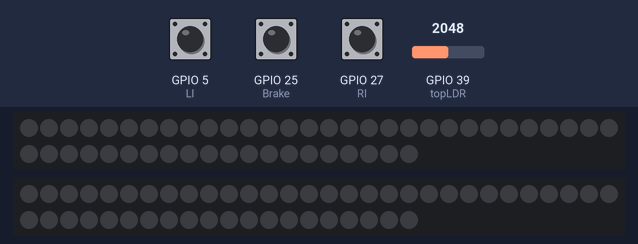
The sketch below on a simulated ESP32. Shown: 2 × 50 RGB LEDs in strip order, left to right, continuing on the next row. Inputs (shaded band) come from the test bench; at power-on: GPIO 5 (LI) HIGH, GPIO 39 (topLDR) = 2048, GPIO 25 (Brake) HIGH, GPIO 27 (RI) HIGH. Dim RGB values are drawn brighter than linear; WiFi joins after 1.5 s; servers stay silent unless stated.

Above: at 3.0 s.
3.1 s: GPIO 5 (LI) pulled LOW for 0.15 s
At 3.66 s:
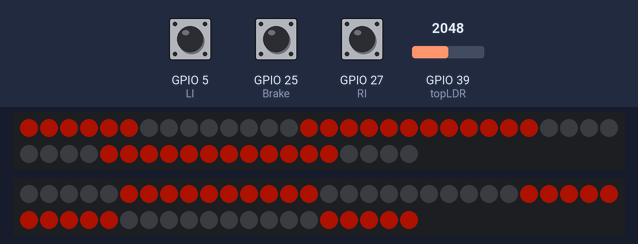
6.1 s: GPIO 39 (topLDR) set to 110
9.1 s: GPIO 39 (topLDR) set to 90
At 9.98 s:
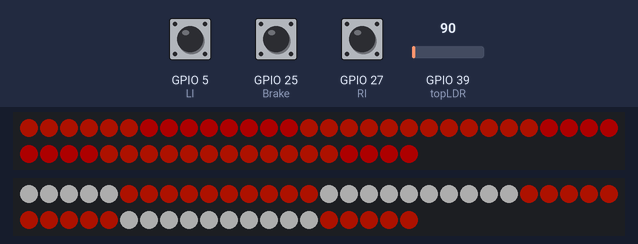
12.1 s: GPIO 5 (LI) pulled LOW for 1 s
At 13.1 s:
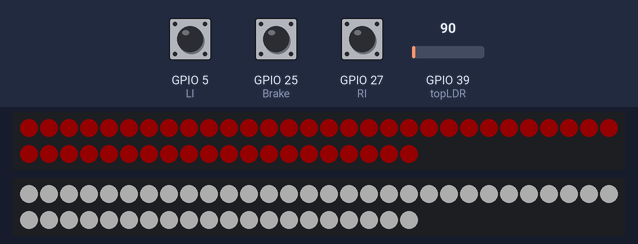
14.6 s: GPIO 39 (topLDR) set to 491
17.6 s: GPIO 25 (Brake) pulled LOW for 3.2 s
At 20.5 s:
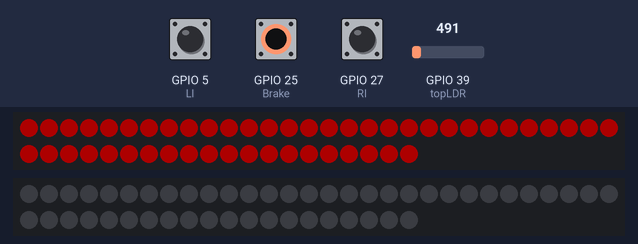
Timing chart, 0 to 22.0 s (numbered marks = the images above; inputs shaded):
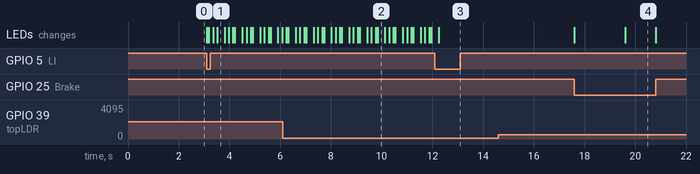

Measured:
- the behaviour switches between 101 and 100 on GPIO 39 (topLDR) (found by bisection; images 1 and 2)
- after the input at 3.1 s, the LEDs: first change at once (image 1 shows a later state)
- after the input at 9.1 s, the LEDs: first differ from a run without the input after 0.33 s (image 2 shows a later state)
- after the input at 12.1 s, the LEDs: change after 0.14 s (image 3)
- after the input at 14.6 s, every drawn part: stays the same
- after the input at 17.6 s, the LEDs: first change at once (image 4 shows a later state)

The sketch:

imPulseMain.ino
```cpp
/*  This program will manage all your bike sub-systems...bECU!
 *  Author: Javier Betancor
 *  Project: imPulse
 *  Version: 0.0.2 - 30/10/18
 *  Libraries/packages needed: FireBeetle driver, VCP driver for MAC, arduino-esp32,
 *    sudo easy_install pip, python -m pip install pyserial FastLED 3.2.1,
 *    Blynk 0.5.4, ESP_BLE_Arduino 0.4.16
 */

/*---------- LIBRARIES ----------*/

/*----- Smart Lighting System -----*/

//#define FASTLED_INTERRUPT_RETRY_COUNT 0 //Just in case -- Ref: https://github.com/FastLED/FastLED/issues/306
#define FASTLED_ALLOW_INTERRUPTS 0 //Ref: https://github.com/FastLED/FastLED/issues/306
#include "FastLED.h"

/*----- Blynk -----*/

//#define BLYNK_PRINT Serial //Comment this out to disable prints and save space

#define BLYNK_USE_DIRECT_CONNECT

#include <BlynkSimpleEsp32_BLE.h>
#include <BLEDevice.h>
#include <BLEServer.h>


/*---------- PINS/VARIABLES DEFINITION ----------*/

/*----- Smart Lighting System -----*/

#define NUM_LEDS 50 //LEDs in your strip for both lights as they have the same number of LEDs
#define NUM_STRIPS 2 //No. of independent strips (Front Light + Rear Light = 2)
#define R_DATA_PIN 2// D9 (IO02) - Data pin for WS281B RGB LED type for rear light
#define F_DATA_PIN 13// D7 (IO13) - Data pin for WS281B RGB LED type for front light
CRGB Rleds[NUM_LEDS]; //Define the array of LEDs
CRGB Fleds[NUM_LEDS]; //Define the array of LEDs

portMUX_TYPE mux = portMUX_INITIALIZER_UNLOCKED;

const byte Brake = 25;//D2 (IO25) - Brake Pin
bool stateBrake = HIGH; //Brake Light boolbean state
bool stateBeam = HIGH; //Beam Light boolbean state
int ambLight = 0; //Initialize LDR varioable for analog readings
int LI = 5;// D8 (IO05) - Left Indicator Pin
int RI = 27;// D4 (IO27) - Right Indicator Pin
volatile int countL = 1; //Count for LI needs to be volatile
volatile int countR = 1; //Count for RI needs to be volatile
long delayTime = 0;

const byte topLDR = 39; // A1 (IO39) - Top LDR
//const byte rightLDR = 34 ; // A2 (IO34) - Rigth LDR
//const byte leftLDR = 36; // A0 (IO36) - Left LDR

/*----- DATA LOGGER -----*/
int sensorCurrent = 35; //A3 (IO35) for current sensor
int sensorVoltage = 15; //A4 (IO15) for voltage sensor
float conv = 0.0153;//(4141/4096)*(1/66); TUNE when PoweBank is connected. Low value because of the Diode (5-0.7) = 4.3V
int iter = 50; //Number of iterations
double sum = 0; //Number of total readings

/*----- Blynk -----*/
WidgetLED ledBrake(V4);//Brake light in Blynk
WidgetLED ledRightInd(V5);//Right indicator in Blynk
WidgetLED ledLeftInd(V6);//Left indicator in Blynk
WidgetLED ledBeam(V7);//Beam light in Blynk
float linearSpeed = 0;
char auth[] = "d5c5166f65a44eea86f942b742dc9935"; //Blynk App auth. token


/*---------- OTHER FUNCTIONS ----------*/

/*----- Smart Lighting System -----*/

// Left Indicator Pressed Interrupt Service Routine (ISR) for ESP32
// Ref: https://techtutorialsx.com/2017/09/30/esp32-arduino-external-interrupts/
void IRAM_ATTR LIP (){
  portENTER_CRITICAL_ISR(&mux);
  if (digitalRead (LI) == LOW){
    countL++;
  }
  portEXIT_CRITICAL_ISR(&mux);
}  // End of LIP

// Right Indicator Pressed ISR
void IRAM_ATTR RIP (){
  portENTER_CRITICAL_ISR(&mux);
  if (digitalRead (RI) == LOW){
    countR++;
  }
  portEXIT_CRITICAL_ISR(&mux);
}  // End of RIP

/*----- Blynk -----*/

BLYNK_WRITE(V1){ //Get linear speed from phone
  GpsParam gps(param);
  linearSpeed = gps.getSpeed();
}

BLYNK_READ(V2){ //Send linear speed to Blynk
  Blynk.virtualWrite(V2, linearSpeed);
}

BLYNK_READ(V3){ //Send power generated to Blynk

  float amps = (trueVoltage(sensorCurrent)-2.076)*conv;//2.161V measured with Vmeter across OUT and GND pins of the ACS71230A
  float volts = readSensor(sensorVoltage)/11.872; //Spreadsheed trend line
  float powGen = abs(volts/10*amps); // P = V*I [W] NEED CHANGES
  Blynk.virtualWrite(V3, powGen);
}


void setup (){

  /*----- Smart Lighting System -----*/

  FastLED.addLeds<WS2812B, R_DATA_PIN, GRB>(Rleds, NUM_LEDS); //Add rear LEDs to stripe 0
  FastLED.addLeds<WS2812B, F_DATA_PIN, GRB>(Fleds, NUM_LEDS); //Add front LEDs to stripe 1
  pinMode(LI, INPUT_PULLUP);
  pinMode(RI, INPUT_PULLUP);
  pinMode(Brake, INPUT_PULLUP);
  pinMode(topLDR, INPUT);
  //pinMode(rightLDR, INPUT);
  //pinMode(leftLDR, INPUT);
  attachInterrupt (digitalPinToInterrupt (LI), LIP, CHANGE); //LI interrupt
  attachInterrupt (digitalPinToInterrupt (RI), RIP, CHANGE); //RI interrupt
  //Serial.begin(9600);

  /*----- DATA LOGGER -----*/
  pinMode(sensorCurrent,INPUT);
  pinMode(sensorVoltage,INPUT);

  /*----- Blynk -----*/
  Blynk.setDeviceName("imPulse");
  Blynk.begin(auth);


  //Startup protocol? -- FUTURE RELEASE

}  // End of setup

void loop (){

  /*----- Smart Lighting System -----*/

  //Brake light condition does not depend on LDR values
  if (digitalRead(Brake) == LOW){

    brakeLight(50);
    stateBrake = LOW;

  } else if (digitalRead(Brake)== HIGH && stateBrake == LOW){

    brakeOff();
    stateBrake = HIGH;

  }

  ambLight = analogRead(topLDR);

  //Beam Light condition
  if (ambLight <= 100){

    headLightOn(50);
    brakeLight(20);
    stateBeam = LOW;
    delayTime = millis();

  } else if (ambLight > 100 && millis() - delayTime >= 5E3 && stateBeam == LOW){

    lightsOff();
    stateBeam = HIGH;
    ledBrake.off();
    ledBeam.off();

  }
  //Indicators' condition
  if(countR%2 == 0){

    indicatorOn(1,1);

  }else if(countL%2 == 0){

    indicatorOn(0,-1);

  }

  /*----- Blynk -----*/

  Blynk.run();

} //End of loop

/*----------  CUSTOM FUNCTIONS ----------*/

/*----- Smart Lighting System -----*/

//indicatorOn
void indicatorOn(int z,int j) {
  FastLED.setBrightness(50);
  for (int i = 0; i<=5;i++){

    //Front Light
    Fleds[(5-z)-i*j].setRGB(255,30,0);
    Fleds[(14+z)+i*j].setRGB(255,30,0);
    Fleds[(25-z)-i*j].setRGB(255,30,0);
    Fleds[(34+z)+i*j].setRGB(255,30,0);
    Fleds[(45-z)-i*j].setRGB(255,30,0);

    //Rear Light
    Rleds[(5-z)+i*j].setRGB(255,30,0);
    Rleds[(14+z)-i*j].setRGB(255,30,0);
    Rleds[(25-z)+i*j].setRGB(255,30,0);
    Rleds[(34+z)-i*j].setRGB(255,30,0);
    Rleds[(45-z)+i*j].setRGB(255,30,0);
    FastLED.show();
    delay (80);
  }
  delay(200);

  if(z == 1 && j == 1){ledRightInd.on();}else{ledLeftInd.on();}

  fill_solid(Fleds, NUM_LEDS, CRGB::Black);
  fill_solid(Rleds, NUM_LEDS, CRGB::Black);
  FastLED.show();

    if(z == 1 && j == 1){ledRightInd.off();}else{ledLeftInd.off();}
}//End of indicatorOn

//lightsOff
void lightsOff(){
  fill_solid(Fleds, NUM_LEDS, CRGB::Black);
  fill_solid(Rleds, NUM_LEDS, CRGB::Black);
  FastLED.show();
  ledBrake.off();
  ledBeam.off();
} //End of lightsOff

//brakeLight
void brakeLight(int y){
  fill_solid(Rleds, NUM_LEDS, CRGB::Red);
  FastLED[0].showLeds(y);
  ledBrake.on();
}//End of brakeLight

//brakeOff
void brakeOff(){
  fill_solid(Rleds, NUM_LEDS, CRGB::Black);
  FastLED.show();
  ledBrake.off();
} //End of brakeOff

//headLightOn
void headLightOn(int k){
  fill_solid(Fleds, NUM_LEDS, CRGB::White);
  FastLED[1].showLeds(k);
  ledBeam.on();
}//End of HeadLightOn


/*----- DATA LOGGER -----*/

double readSensor(byte sensor) {
  sum = 0;
  for (int j = 0; j < iter; j++) {
    sum += analogRead(sensor);
    delay(7);
  }
  return sum;
}

double trueVoltage(byte pin){
  sum = 0;
  for (int j = 0; j < iter; j++) {
    sum += analogRead(pin);
    delay(7);
  }
  sum = sum/iter;
  if(sum < 1 || sum > 4095) return 0;
  return -6E-15*pow(sum,4) + 3E-11*pow(sum,3) - 4E-8*pow(sum,2) + 0.0008*sum + 0.1367;//Check trendline for ESP32
  }
```
